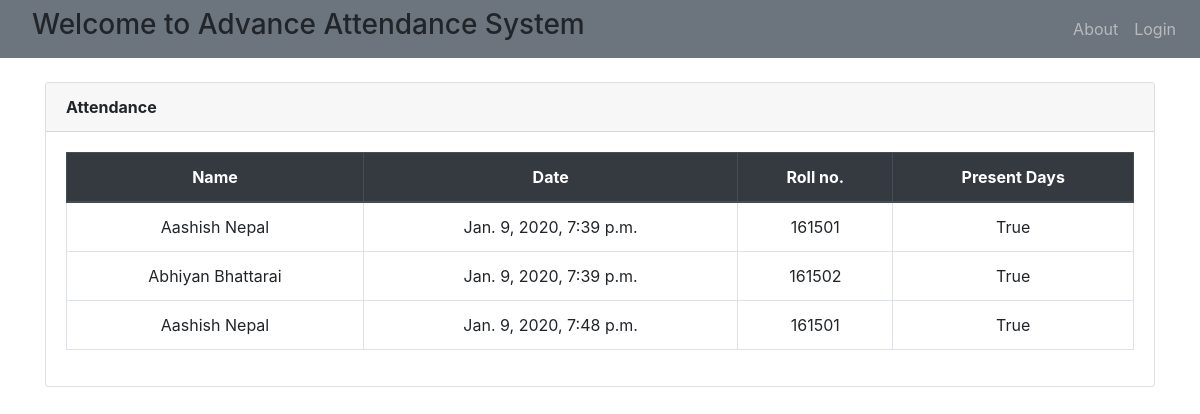
The app's page /attendance with its own data.
### info/models.py (models this page shows, shortened)
class attendance_history(models.Model):
    student = models.CharField(max_length=100)
    roll_no = models.CharField(max_length=10, default='0000000000')
    datetime = models.DateTimeField()
    attendance = models.BooleanField(default= True)

### info/views.py (the view)
# urls.py: path('attendance', views.attendance, name='attendance'),
def attendance(request):
    att_list = attendance_history.objects.all()
    args = { 'att_list': att_list}
    return render(request, 'attendance.html', args)

### template/attendance.html (shortened to what this page needs)
{% extends 'nav.html' %}
{% load static %}
{% block content %}
    <div class="card mb-3">
        <div class="card-header">
            <b>Attendance</b></div>
        <div class="card-body">
            <div class="table-responsive">
                <table class="table table-bordered text-center" id="dataTable" width="100%" cellspacing="0">
                    <thead class="thead-dark ">
                    <tr>
                        <th>Name</th>
                        <th>Date</th>
                        <th>Roll no.</th>
                        <th>Present Days</th>
                    </tr>
                    </thead>
                    <tbody>
                    {% for a in att_list %}
                        <tr>
                            <td>{{ a.student }}</td>
                            <td>{{a.datetime }}</td>
                            <td>{{ a.roll_no }} </td>
                            <td>{{ a.attendance }}</td>
                            {% endfor %}</td>
                        </tr>
                    </tbody>
                </table>
            </div>
        </div>
    </div>
{% endblock %}

### records on screen
attendance_history: student "Aashish Nepal", datetime "Jan. 9, 2020, 7:39 p.m.", roll_no "161501", attendance "True"
attendance_history: student "Abhiyan Bhattarai", datetime "Jan. 9, 2020, 7:39 p.m.", roll_no "161502", attendance "True"
attendance_history: student "Aashish Nepal", datetime "Jan. 9, 2020, 7:48 p.m.", roll_no "161501", attendance "True"
